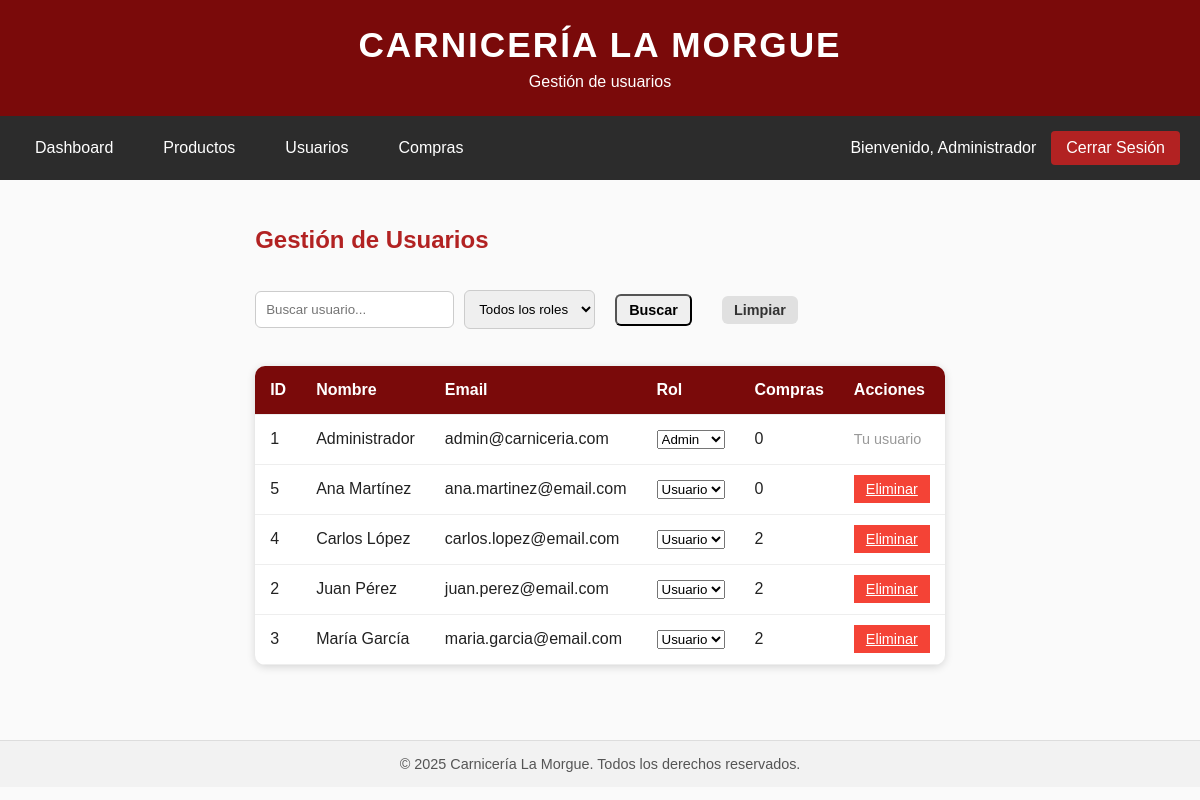
The app's page /admin/usuarios.php (signed in) with its own data.
### tables this page shows
CREATE TABLE `usuarios` (
  `id` int(11) NOT NULL,
  `nombre` varchar(100) NOT NULL,
  `email` varchar(100) NOT NULL,
  `password` varchar(255) NOT NULL,
  `rol` enum('admin','usuario') DEFAULT 'usuario'
);

### admin/usuarios.php (the view, shortened to what this page needs)
<?php
require_once "../includes/funciones.php";
$busqueda = isset($_GET['buscar']) ? trim($_GET['buscar']) : '';
$query = "SELECT id, nombre, email, rol,
          (SELECT COUNT(*) FROM compras WHERE usuario_id = usuarios.id) as total_compras
          FROM usuarios WHERE 1=1";
$query .= " ORDER BY nombre ASC";
$stmt = $conn->prepare($query);
$stmt->execute();
$result = $stmt->get_result();
$usuarios = [];
while ($row = $result->fetch_assoc()) {
    $usuarios[] = $row;
}
include "../includes/header.php";
include "../includes/navbar_admin.php";
?>
<main class="admin-main">
    <div class="container">
        <div class="page-header">
            <h2>Gestión de Usuarios</h2>
        </div>
        <div class="filters">
            <form method="GET" action="" class="filter-form">
                <input type="text" name="buscar" placeholder="Buscar usuario..." value="<?php echo htmlspecialchars($busqueda); ?>">
                <select name="rol">
                    <option value="">Todos los roles</option>
                </select>
                <button type="submit" class="btn btn-small">Buscar</button>
                <a href="usuarios.php" class="btn btn-small btn-secondary">Limpiar</a>
            </form>
        </div>
        <?php if (empty($usuarios)): ?>
            <p>No se encontraron usuarios.</p>
        <?php else: ?>
            <table class="data-table">
                <thead>
                    <tr>
                        <th>ID</th>
                        <th>Nombre</th>
                        <th>Email</th>
                        <th>Rol</th>
                        <th>Compras</th>
                        <th>Acciones</th>
                    </tr>
                </thead>
                <tbody>
                    <?php foreach ($usuarios as $usuario): ?>
                        <tr>
                            <td><?php echo $usuario['id']; ?></td>
                            <td><?php echo htmlspecialchars($usuario['nombre']); ?></td>
                            <td><?php echo htmlspecialchars($usuario['email']); ?></td>
                            <td>
                                <form method="POST" action="" style="display: inline;">
                                    <select name="nuevo_rol" onchange="this.form.submit()">
                                        <option value="admin" <?php echo $usuario['rol'] === 'admin' ? 'selected' : ''; ?>>Admin</option>
                                        <option value="usuario" <?php echo $usuario['rol'] === 'usuario' ? 'selected' : ''; ?>>Usuario</option>
                                    </select>
                                </form>
                            </td>
                            <td><?php echo $usuario['total_compras']; ?></td>
                            <td>
                                <?php if ($usuario['id'] != $_SESSION['user_id']): ?>
                                    <a href="usuarios.php?eliminar=<?php echo $usuario['id']; ?>"
                                        class="btn-small btn-delete"
                                        onclick="return confirm('¿Está seguro de eliminar este usuario? Se eliminarán también todas sus compras.');">Eliminar</a>
                                <?php else: ?>
                                    <span class="text-muted">Tu usuario</span>
                                <?php endif; ?>
                            </td>
                        </tr>
                    <?php endforeach; ?>
                </tbody>
            </table>
        <?php endif; ?>
    </div>
</main>
<?php include "../includes/footer.php"; ?>

### assets/css/estilos.css (style rules this page uses)
* { margin: 0; padding: 0; box-sizing: border-box; }
body { font-family: Arial, Helvetica, sans-serif; background-color: #fafafa; color: #222; }
main { display: flex; justify-content: center; align-items: center; padding: 40px 20px; min-height: 70vh; }
.btn { display: inline-block; padding: 12px 25px; margin: 10px; text-decoration: none; font-weight: bold; border-radius: 6px; transition: 0.3s ease; }
.filters { margin-bottom: 30px; }
.filter-form { display: flex; gap: 10px; flex-wrap: wrap; align-items: center; }
.filter-form input, .filter-form select { padding: 10px; border: 1px solid #ccc; border-radius: 6px; }
.btn-secondary { background-color: #e0e0e0; color: #333; border: none; padding: 12px 25px; border-radius: 6px; text-decoration: none; display: inline-block; cursor: pointer; transition: background-color 0.3s; }
.btn-small { padding: 6px 12px; font-size: 0.9em; }
.btn-delete { background-color: #f44336; color: white; }

### assets/css/admin.css (style rules this page uses)
.admin-main { padding: 40px 20px; min-height: 70vh; }
.admin-main .container { max-width: 1400px; margin: 0 auto; }
.admin-main h2 { margin-bottom: 30px; color: #b22222; }
.page-header { display: flex; justify-content: space-between; align-items: center; margin-bottom: 30px; }
.page-header h2, .page-header h3 { margin: 0; }
.data-table { width: 100%; background-color: white; border-collapse: collapse; border-radius: 10px; overflow: hidden; box-shadow: 0 2px 8px rgba(0, 0, 0, 0.15); margin-bottom: 30px; }
.data-table th, .data-table td { padding: 15px; text-align: left; border-bottom: 1px solid #eee; }
.data-table th { background-color: #7a0a0a; color: white; font-weight: bold; }
.text-muted { color: #999; font-size: 0.9em; }

### records on screen
usuarios: id "1", nombre "Administrador", email "admin@carniceria.com", nuevo_rol "Admin", total_compras "0", shows "Tu usuario"
usuarios: id "5", nombre "Ana Martínez", email "ana.martinez@email.com", nuevo_rol "Usuario", total_compras "0"
usuarios: id "4", nombre "Carlos López", email "carlos.lopez@email.com", nuevo_rol "Usuario", total_compras "2"
usuarios: id "2", nombre "Juan Pérez", email "juan.perez@email.com", nuevo_rol "Usuario", total_compras "2"
usuarios: id "3", nombre "María García", email "maria.garcia@email.com", nuevo_rol "Usuario", total_compras "2"

### other values on screen
$subtitulo "Gestión de usuarios"
$_SESSION['nombre'] "Administrador"
